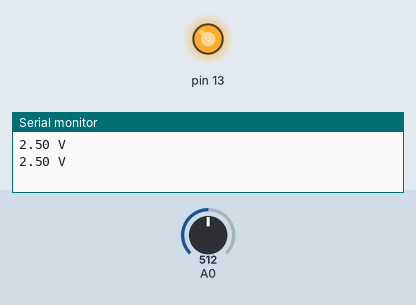
This sketch was run on a simulated Arduino Uno, built with avr-gcc and run on an emulated ATmega328P. Parts: output pins drawn as LEDs (lit = HIGH), the last lines printed to the serial monitor. The inputs (shaded band) are chosen by the test bench; at power-on: A0 = 512.

Above: at 1.8 s.
1.9 s: A0 set to 295
3.4 s: A0 set to 275
At 4.8 s:
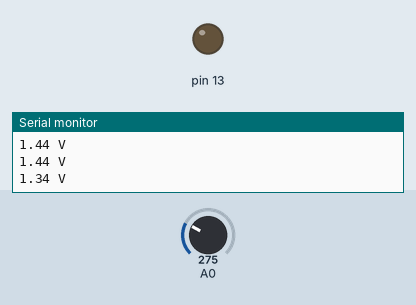
5.5 s: A0 set to 306
At 6.4 s:
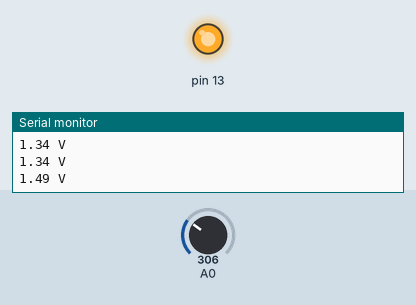
7.5 s: A0 set to 122
At 9.2 s:
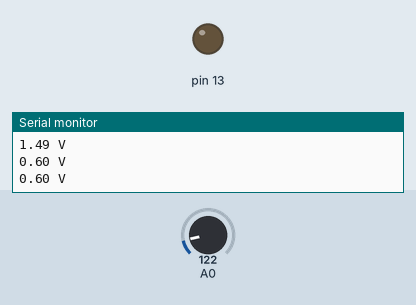
Timing chart, 0 to 10.5 s (numbered marks = the images above; inputs shaded):
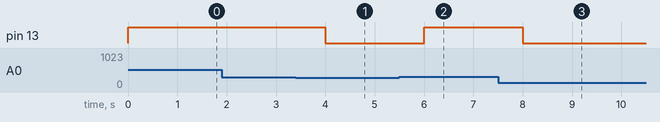

Measured:
- the behaviour switches between 287 and 286 on A0 (found by bisection; images 0 and 1)
- after the input at 3.4 s, pin 13: HIGH → LOW after 0.60 s
- after the input at 5.5 s, pin 13: LOW → HIGH after 0.50 s
- after the input at 7.5 s, pin 13: HIGH → LOW after 0.50 s

The sketch:

battery.ino
```cpp
void setup()
{
  Serial.begin(9600); //指定串口通讯比特率为9600
  pinMode(13, OUTPUT);
}
void loop()
{
  int v = analogRead(A0);  //从A0口读取电压，模拟端口电压测量范围为0-5V，返回的值为0-1024
  float volt = v * (5.0 / 1024); //将返回值换算成电压
  if(volt > 1.4){
    digitalWrite(13, HIGH);
  }else{
    digitalWrite(13, LOW);
  }
  Serial.print(volt);  //串口输出电压值
  Serial.println(" V");  //输出单位，并且换行
  delay(1000);  //输出后等待1s，降低刷新速度
}
```
